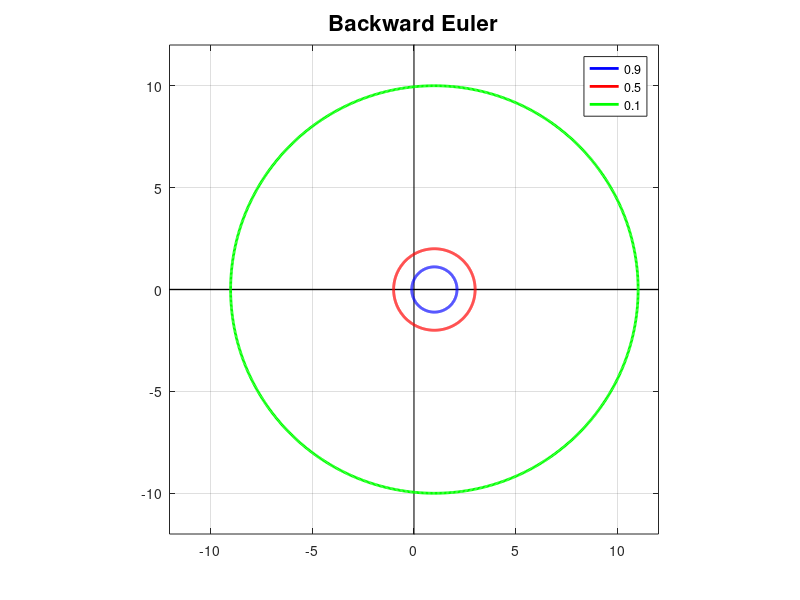
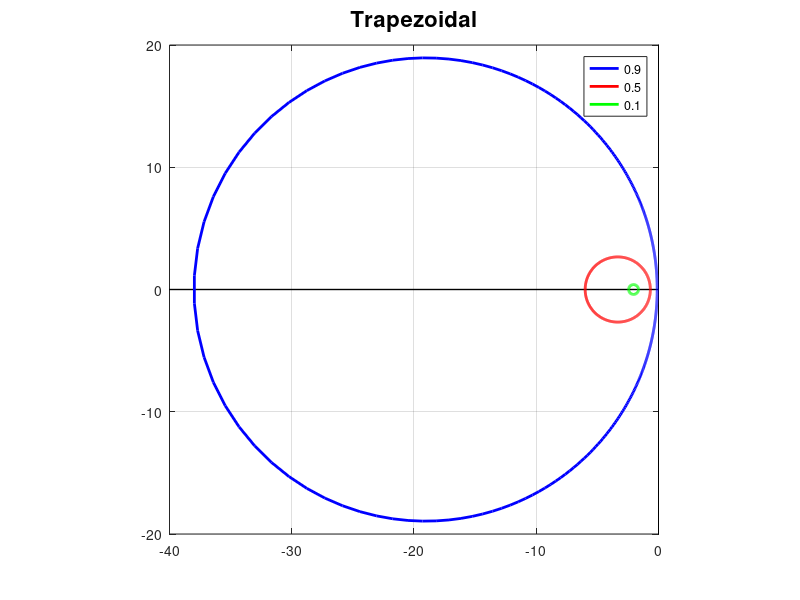
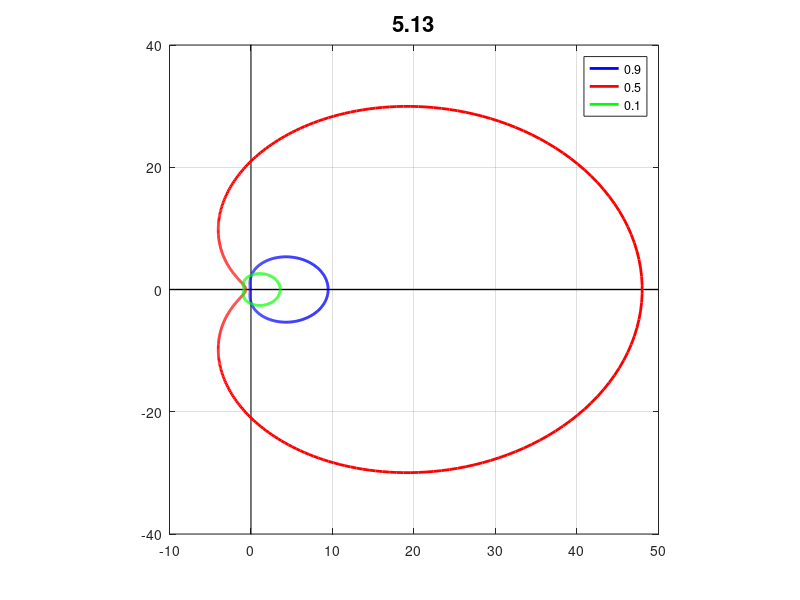

Write the MATLAB code that produced these figures, in order.
% 5.11 b) Problem Statement: Plot the delta-curves for backward Euler,
% trapezoidal, and (5.13) methods.

d = [0.9, 0.5, 0.1]; % delta
C = 'color'; 
x = [0 0]; y = [-50 50]; K = 'k'; LW = 'linewidth'; FS = 'fontsize';

% backward Euler
figure
plot(y,x,K,LW,1), hold on, plot(x,y,K)
t = linspace(0, 2*pi, 1000);
z = exp(1i*t);
r = d(1)*z-1;
s = d(1)*z;
l1 = plot(r./s,C,'b',LW,2);
r = d(2)*z-1;
s = d(2)*z;
l2 = plot(r./s,C,'r',LW,2); 
r = d(3)*z-1;
s = d(3)*z;
l3 = plot(r./s,C,'g',LW,2);
legend([l1,l2,l3],'0.9','0.5','0.1')
axis([-12 12 -12 12]), axis square, grid on
title('Backward Euler',FS,16)
saveas(gcf,'Backward.png')

% trapezoidal
figure
plot(y,x,K,LW,1), hold on, plot(x,y,K)
t = linspace(0, 2*pi, 1000);
z = exp(1i*t); 
r = d(1)*z-1;
s = (d(1)*z+1)/2;
l1 = plot(r./s,C,'b',LW,2);
r = d(2)*z-1;
s = (d(2)*z+1)/2;
l2 = plot(r./s,C,'r',LW,2);
r = d(3)*z-1;
s = (d(3)*z+1)/2;
l3 = plot(r./s,C,'g',LW,2);
legend([l1,l2,l3],'0.9','0.5','0.1')
axis([-40 0 -20 20]), axis square, grid on
title('Trapezoidal',FS,16)
saveas(gcf,'Trapezoidal.png')

% 5.13
figure
plot(y,x,K,LW,1), hold on, plot(x,y,K)
t = linspace(0, 2*pi, 1000);
z = exp(1i*t);
r = (d(1).*z).^2-d(1).*z;
s = (9*(d(1).*z).^2 + 6*d(1).*z +1)/16;
l1 = plot(r./s,C,'b',LW,2);
r = (d(2).*z).^2-d(2).*z;
s = (9*(d(2).*z).^2 + 6*d(2).*z +1)/16;
l2 = plot(r./s,C,'r',LW,2);
r = (d(3).*z).^2-d(3).*z;
s = (9*(d(3).*z).^2 + 6*d(3).*z +1)/16;
l3 = plot(r./s,C,'g',LW,2);
legend([l1,l2,l3],'0.9','0.5','0.1')
axis([-10 50 -40 40]), axis square, grid on
title('5.13',FS,16)
saveas(gcf,'5.13_Method.png')
disp('The stability regions for three plots are inside of the circles. For backwar Euler method, the stability regions increse with smaller deltas. For trapezoidal method, the stability regions decrese with smaller delta. For 5.13 method, the stability region is largest at delta = 0.5.')


